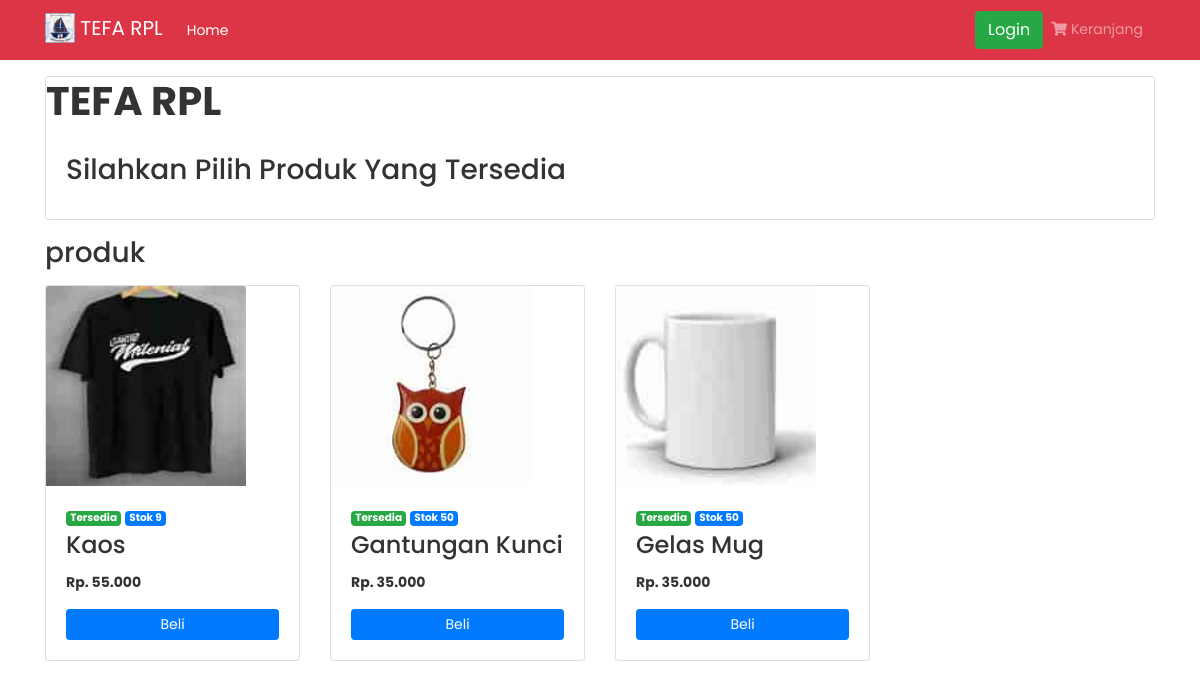
/dashboard/index.php, run on the app's committed database.
### tables this page shows
CREATE TABLE `tb_produk` (
  `id_produk` int(11) NOT NULL,
  `kategori` varchar(128) NOT NULL,
  `nama_produk` varchar(128) NOT NULL,
  `harga_produk` int(128) NOT NULL,
  `foto` varchar(255) NOT NULL,
  `status_produk` int(1) NOT NULL,
  `stok` int(11) NOT NULL
);

### dashboard/fungsi/rupiah.php (called while the page is built)
<?php
function rupiah($angka) {
	$hasil_rupiah = number_format($angka,0,',','.');
	return $hasil_rupiah;
}
?>

### dashboard/admin/index.php (the view, shortened to what this page needs)
<div class="container mt-3">
    <div class="card mb-3">
    <h1>
      <b>TEFA RPL</b>
    </h1>
      <div class="card-body">
          <h3 class="card-title">Silahkan Pilih Produk Yang Tersedia</h3>
      </div>
    </div>
    <h3 class="mb-3">produk</h3>
    <div class="row">
      <div class="col-md-12">
        <div class="row">
          <?php
            $query = "SELECT * FROM tb_produk WHERE kategori='Makanan' ORDER BY id_produk LIMIT 7";
            $sql = mysqli_query($kon, $query);
            while($data = mysqli_fetch_array($sql)) :
          ?>
          <div class="col-lg-3 mb-3">
    <div class="card">
        <img style="width: 200px; height:200px;" class="card-img-top" src="assets/image/makanan/<?= $data['foto'] ?>" alt="Card image cap">
        <div class="card-body">
            <div class="mb-1">
                <?php
                if ($data['stok'] == 0) {
                    echo '<span class="badge badge-danger">Tidak Tersedia</span>';
                } else {
                    echo '<span class="badge badge-success">Tersedia</span>';
                }
                ?>
                <span class="badge badge-primary">Stok <?= $data['stok'] ?></span>
            </div>
            <h4 class="card-title"><?= $data['nama_produk'] ?></h4>
            <?php
            $harga = $data['harga_produk'];
            if ($_SESSION['level'] == "") {
                $harga = $data['harga_produk'] + 5000;
            }
            ?>
            <p class="card-text"><strong>Rp. <?= rupiah($harga) ?></strong></p>
            <?php if ($data['status_produk'] == 1): ?>
                <button type="button" class="btn btn-primary btn-sm btn-block" data-toggle="modal" data-target="#produk_<?= $data['id_produk']; ?>" <?= $data['stok'] == 0 ? 'disabled' : '' ?>>
                    Beli
                </button>
            <?php else: ?>
                <a href="index.php?tambah=<?= $data['id_produk'] ?>" class="btn btn-primary btn-sm btn-block disabled">Beli</a>
            <?php endif; ?>
        </div>
    </div>
</div>
          <?php endwhile; ?>
        </div>
      </div>
    </div>
</div>

### dashboard/header.php (shortened to what this page needs)
<?php
include 'fungsi/rupiah.php';
?>
<!doctype html>
<html lang="en">
  <head>
    <link rel="stylesheet" href="https://stackpath.bootstrapcdn.com/bootstrap/4.4.1/css/bootstrap.min.css">
    <link rel="stylesheet" href="assets/css/custom.css">
    <link rel="stylesheet" type="text/css" href="https://cdn.datatables.net/v/bs4/dt-1.10.20/datatables.min.css"/>
    <link rel="stylesheet" href="assets/fontawesome-pro/css/all.min.css">
  </head>
  <body>
    <?php
    $level = $_SESSION['level'];
      if ($level=="Admin") {
        $color = "#3e206d";
      } elseif ($level=="Waiter") {
        $color = "#2c7873";
      } elseif ($level=="Kasir") {
        $color = "#527318";
      } elseif ($level=="Owner") {
        $color = "#192965";
      } elseif ($level=="Pelanggan") {
        $color = "#af0404";
      } else {
        $color = "#dc3545";
      }
    ?>
    <nav class="navbar navbar-expand-lg navbar-dark" style="background-color: <?= $color ?>;">
      <div class="container">
        <a class="navbar-brand" href="#">
          <img src="assets/image/logo1.png" alt="" width="30" height="30" class="mb-1">
          TEFA RPL
        </a>
        <div class="collapse navbar-collapse" id="navbarSupportedContent">
          <ul class="navbar-nav mr-auto">
            <?php
              if (isset($_GET['home'])) {
                $home = "active";
              } elseif (isset($_GET['dashboard'])) {
                $dash = "active";
              } elseif (isset($_GET['laporan'])) {
                $lap = "active";
              } elseif (isset($_GET['order'])) {
                $or = "active";
              } elseif (isset($_GET['user'])) {
                $us = "active";
              } elseif (isset($_GET['makanan'])) {
                $m = "active";
              } elseif (isset($_GET['minuman'])) {
                $m = "active";
              } elseif (isset($_GET['transaksi'])) {
                $tran = "active";
              } else {
                $home = "active";
              }
            ?>
            <?php if ($level=="Admin"): ?>
              <a class="nav-link nav-item <?= $dash ?>" href="index.php?dashboard">Dashboard <span class="sr-only">(current)</span></a>
              <div class="nav-item dropdown <?= $us ?><?= $m ?>">
                <a class="nav-link dropdown-toggle" href="#" id="navbarDropdownMenuLink" role="button" data-toggle="dropdown">Entri Referensi</a>
                <div class="dropdown-menu" aria-labelledby="navbarDropdownMenuLink">
                  <a class="dropdown-item" href="index.php?user">Data User</a>
                  <a class="dropdown-item" href="index.php?makanan">Data Produk</a>
                  <a class="dropdown-item" href="index.php?pelanggan">Data Pelanggan</a>
                </div>
              </div>
              <a class="nav-link nav-item <?= $or ?>" href="index.php?order">Entri Order <span class="sr-only">(current)</span></a>
              <a class="nav-link nav-item <?= $tran ?>" href="index.php?transaksi">Entri Transaksi <span class="sr-only">(current)</span></a>
              <a class="nav-link nav-item <?= $lap ?>" href="index.php?laporan">Laporan <span class="sr-only">(current)</span></a>
            <?php elseif ($level=="Owner"): ?>
              <a class="nav-link nav-item <?= $dash ?>" href="index.php?dashboard">Dashboard <span class="sr-only">(current)</span></a>
              <a class="nav-link nav-item <?= $lap ?>" href="index.php?laporan">Laporan <span class="sr-only">(current)</span></a>
            <?php elseif ($level=="Pelanggan" || $level==""): ?>
              <a class="nav-link nav-item <?= $home ?>" href="index.php">Home <span class="sr-only">(current)</span></a>
            <?php endif; ?>
          </ul>
          <ul class="navbar-nav ml-auto">
            <?php if ($_SESSION['level']==""): ?>
              <a href="../auth/index.php" class="nav-item btn btn-success">Login</a>
            <?php endif; ?>
            <?php if ($_SESSION['level']!="Owner"): ?>
            <li class="nav-item dropdown">
              <a class="nav-link" data-toggle="modal" data-target=".bd-example-modal-xl">
                <i class="fa fa-shopping-cart mr-1"></i>Keranjang<span class="mr-1"></span>
              </a>
            </li>
            <?php endif ?>
          </ul>
        </div>
      </div>
    </nav>

### dashboard/index.php (shortened to what this page needs)
<?php
include 'header.php';
if (isset($_GET['registrasi'])) {
  	include 'admin/registrasi.php';
} elseif (isset($_GET['user'])) {
	include 'admin/data_user.php';
} elseif (isset($_GET['registrasi_pelanggan'])) {
	include 'admin/registrasi_pelanggan.php';
} elseif (isset($_GET['pelanggan'])) {
	include 'admin/data_pelanggan.php';
} elseif (isset($_GET['makanan'])) {
	include 'admin/data_makanan.php';
} elseif (isset($_GET['minuman'])) {
	include 'admin/data_minuman.php';
} elseif (isset($_GET['tambah_makanan'])) {
	include 'admin/tambah_makanan.php';
} elseif (isset($_GET['ubah_makanan'])) {
	include 'admin/ubah_makanan.php';
} elseif (isset($_GET['ubah_user'])) {
	include 'admin/ubah_user.php';
} elseif (isset($_GET['ubah_pelanggan'])) {
	include 'admin/ubah_pelanggan.php';
} elseif (isset($_GET['order'])) {
	include 'admin/data_order.php';
} elseif (isset($_GET['transaksi'])) {
	include 'admin/transaksi.php';
} elseif (isset($_GET['meja'])) {
	include 'admin/transaksi.php';
} elseif (isset($_GET['dashboard'])) {
	include 'admin/dashboard.php';
} elseif (isset($_GET['laporan'])) {
	include 'admin/laporan.php';
} else {
  	include 'admin/index.php';
}
include 'footer.php';
?>

### dashboard/footer.php (shortened to what this page needs)
  </body>
</html>

### dashboard/assets/css/custom.css (style rules this page uses)
body { font-size: .875rem; font-family: 'Poppins', sans-serif; background-color: #fff; color: #333; }

### data on the page
tb_produk: foto (picture), shows "Tersedia", stok "9", nama_produk "Kaos", harga_produk "55.000"
tb_produk: foto (picture), shows "Tersedia", stok "50", nama_produk "Gantungan Kunci", harga_produk "35.000"
tb_produk: foto (picture), shows "Tersedia", stok "50", nama_produk "Gelas Mug", harga_produk "35.000"
